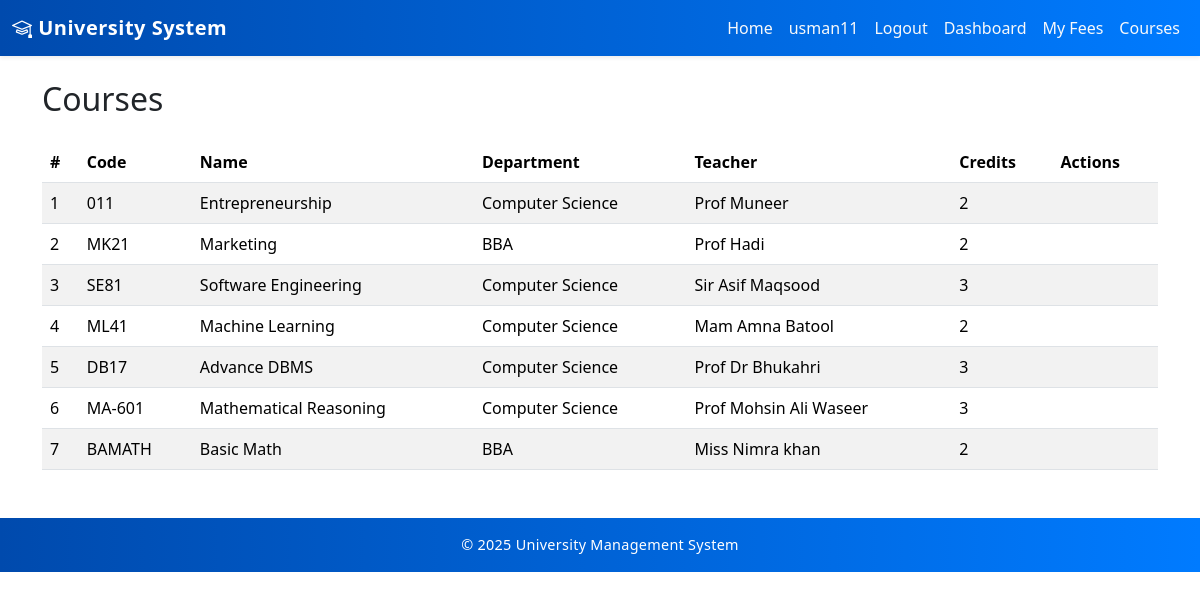
/courses/ (signed in), run on the app's committed database.
### core/models.py (models this page shows, shortened)
class Course(models.Model):
    name = models.CharField(max_length=100)
    code = models.CharField(max_length=20, unique=True)
    description = models.TextField(blank=True, null=True)
    credits = models.PositiveIntegerField()
    department = models.ForeignKey(Department, on_delete=models.CASCADE, related_name="courses")
    teacher = models.ForeignKey(Teacher, on_delete=models.SET_NULL, null=True, blank=True, related_name="courses")

class Department(models.Model):
    name = models.CharField(max_length=100, unique=True)
    code = models.CharField(max_length=20, unique=True)
    description = models.TextField(blank=True, null=True)

class Teacher(models.Model):
    user = models.OneToOneField(
        settings.AUTH_USER_MODEL,
        null=True,
        blank=True,
        on_delete=models.SET_NULL,
        related_name='teacher_profile'
    )
    teacher_id = models.CharField(max_length=20, unique=True, blank=True, null=True)
    first_name = models.CharField(max_length=50)
    last_name  = models.CharField(max_length=50)
    email      = models.EmailField(unique=True)
    department = models.ForeignKey(Department, on_delete=models.SET_NULL, null=True, blank=True, related_name="teachers")
    hire_date  = models.DateField(default=timezone.now)
    profile_image = models.ImageField(upload_to='profiles/', null=True, blank=True)
    QUALIFICATION_CHOICES = [
        ('BS', 'BS / Bachelor'),
        ('MS', 'MS / Master'),
        ('MPhil', 'MPhil'),
        ('PhD', 'PhD'),
        ('Other', 'Other'),
    ]
    qualification = models.CharField(max_length=50, choices=QUALIFICATION_CHOICES, null=True, blank=True)
    specialization = models.CharField(max_length=100, null=True, blank=True)
    bio = models.TextField(blank=True, null=True)
    experience_years = models.PositiveIntegerField(default=0, help_text="Years of teaching experience")
    contact_number = models.CharField(max_length=20, blank=True, null=True)

### core/views.py (the view)
# urls.py: path('courses/', views.CourseListView.as_view(), name='courses_list'),
class CourseListView(ListView):
    model = Course
    template_name = 'core/courses/list.html'
    context_object_name = 'courses'

### templates/core/courses/list.html (shortened to what this page needs)
{% extends 'base.html' %}
{% block content %}
<div class="d-flex justify-content-between mb-3">
  <h2>Courses</h2>
</div>
<table class="table table-striped">
  <thead>
    <tr>
      <th>#</th>
      <th>Code</th>
      <th>Name</th>
      <th>Department</th>
      <th>Teacher</th>
      <th>Credits</th>
      <th>Actions</th>
    </tr>
  </thead>
  <tbody>
    {% for course in courses %}
    <tr>
      <td>{{ forloop.counter }}</td>
      <td>{{ course.code }}</td>
      <td>{{ course.name }}</td>
      <td>{{ course.department.name }}</td>
      <td>
        {% if course.teacher %}
          {{ course.teacher.first_name }} {{ course.teacher.last_name }}
        {% else %}
          &mdash;
        {% endif %}
      </td>
      <td>{{ course.credits }}</td>
      <td>
      </td>
    </tr>
    {% empty %}
    <tr>
      <td colspan="7">No courses yet.</td>
    </tr>
    {% endfor %}
  </tbody>
</table>
{% endblock %}

### templates/base.html (shortened to what this page needs)
{% load static %}
<!DOCTYPE html>
<html lang="en">
<head>
  <link rel="stylesheet" href="{% static 'css/style.css' %}">
  <link rel="stylesheet" href="{% static 'css/admin.css' %}">
  <link href="https://cdn.jsdelivr.net/npm/bootstrap@5.3.3/dist/css/bootstrap.min.css" rel="stylesheet">
  <link href="https://cdn.jsdelivr.net/npm/bootstrap-icons@1.11.3/font/bootstrap-icons.css" rel="stylesheet">
</head>
<body>
  <nav class="navbar navbar-expand-lg navbar-dark shadow-sm">
    <div class="container-fluid">
      <a class="navbar-brand fw-bold" href="{% url 'home' %}">
        <i class="bi bi-mortarboard"></i> University System
      </a>
      <div class="collapse navbar-collapse" id="navbarNav">
        <ul class="navbar-nav ms-auto">
          <li class="nav-item">
            <a class="nav-link" href="{% url 'home' %}">Home</a>
          </li>
          {% if user.is_authenticated %}
            <li class="nav-item">
              <a class="nav-link" href="{% url 'profile' %}">
                {{ user.username }}
              </a>
            </li>
            <li class="nav-item">
              <form method="post" action="{% url 'logout' %}" class="d-inline">
                <button type="submit" class="nav-link btn btn-link text-decoration-none" style="color:inherit;">
                  Logout
                </button>
              </form>
            </li>
            {% if user.profile.role|lower == 'admin' %}
              <li class="nav-item"><a class="nav-link" href="{% url 'register' %}">Register</a></li>
              <li class="nav-item"><a class="nav-link" href="{% url 'admin_dashboard' %}">Dashboard</a></li>
              <li class="nav-item"><a class="nav-link" href="{% url 'fee_list' %}">Fees</a></li>
              <li class="nav-item"><a class="nav-link" href="{% url 'students_list' %}">Students</a></li>
              <li class="nav-item"><a class="nav-link" href="{% url 'teachers_list' %}">Teachers</a></li>
              <li class="nav-item"><a class="nav-link" href="{% url 'courses_list' %}">Courses</a></li>
              <li class="nav-item"><a class="nav-link" href="{% url 'department_list' %}">Departments</a></li>
              <li class="nav-item"><a class="nav-link" href="{% url 'enrollments_list' %}">Enrollments</a></li>
            {% elif user.profile.role|lower == 'teacher' %}
              <li class="nav-item"><a class="nav-link" href="{% url 'teacher_dashboard' %}">Dashboard</a></li>
              <li class="nav-item"><a class="nav-link" href="{% url 'students_list' %}">Students</a></li>
              <li class="nav-item"><a class="nav-link" href="{% url 'courses_list' %}">Courses</a></li>
            {% elif user.profile.role|lower == 'student' %}
              <li class="nav-item"><a class="nav-link" href="{% url 'student_dashboard' %}">Dashboard</a></li>
              <li class="nav-item"><a class="nav-link" href="{% url 'my_fee' %}">My Fees</a></li>
              <li class="nav-item"><a class="nav-link" href="{% url 'courses_list' %}">Courses</a></li>
            {% endif %}
          {% else %}
            <li class="nav-item"><a class="nav-link" href="{% url 'login' %}">Login</a></li>
            <li class="nav-item"><a class="nav-link" href="{% url 'students_list' %}">Students</a></li>
            <li class="nav-item"><a class="nav-link" href="{% url 'courses_list' %}">Courses</a></li>
          {% endif %}
        </ul>
      </div>
    </div>
  </nav>
  <div class="container mt-4">
    {% block content %}{% endblock %}
  </div>
  <footer class="text-center py-3 mt-5">
    <p>&copy; 2025 University Management System
    </p>
  </footer>
</body>
</html>

### static/css/style.css (style rules this page uses)
body { font-family: 'Poppins', sans-serif; background-color: #f4f6f9; color: #333; margin: 0; padding: 0; overflow-x: hidden; }
h1, h2, h3, h4, h5 { font-weight: 600; color: #003366; }
a { text-decoration: none; transition: 0.3s ease; }

### templates/base.html (style rules this page uses)
.navbar { background: linear-gradient(90deg, #004aad, #007bff); }
.navbar .navbar-brand { font-weight: 700; letter-spacing: 0.5px; }
.navbar .nav-link { color: #f8f9fa !important; transition: all 0.3s ease-in-out; }
footer { background: linear-gradient(90deg, #004aad, #007bff); color: white; font-size: 0.9rem; }
footer p { margin: 0; letter-spacing: 0.3px; }

### data on the page
Course: code "011", name "Entrepreneurship", department.name "Computer Science", teacher.first_name "Prof", teacher.last_name "Muneer", credits "2"
Course: code "MK21", name "Marketing", department.name "BBA", teacher.first_name "Prof", teacher.last_name "Hadi", credits "2"
Course: code "SE81", name "Software Engineering", department.name "Computer Science", teacher.first_name "Sir Asif", teacher.last_name "Maqsood", credits "3"
Course: code "ML41", name "Machine Learning", department.name "Computer Science", teacher.first_name "Mam Amna", teacher.last_name "Batool", credits "2"
Course: code "DB17", name "Advance DBMS", department.name "Computer Science", teacher.first_name "Prof", teacher.last_name "Dr Bhukahri", credits "3"
Course: code "MA-601", name "Mathematical Reasoning", department.name "Computer Science", teacher.first_name "Prof Mohsin", teacher.last_name "Ali Waseer", credits "3"
Course: code "BAMATH", name "Basic Math", department.name "BBA", teacher.first_name "Miss Nimra", teacher.last_name "khan", credits "2"

### other printed values
{{ user.username }} "usman11"
